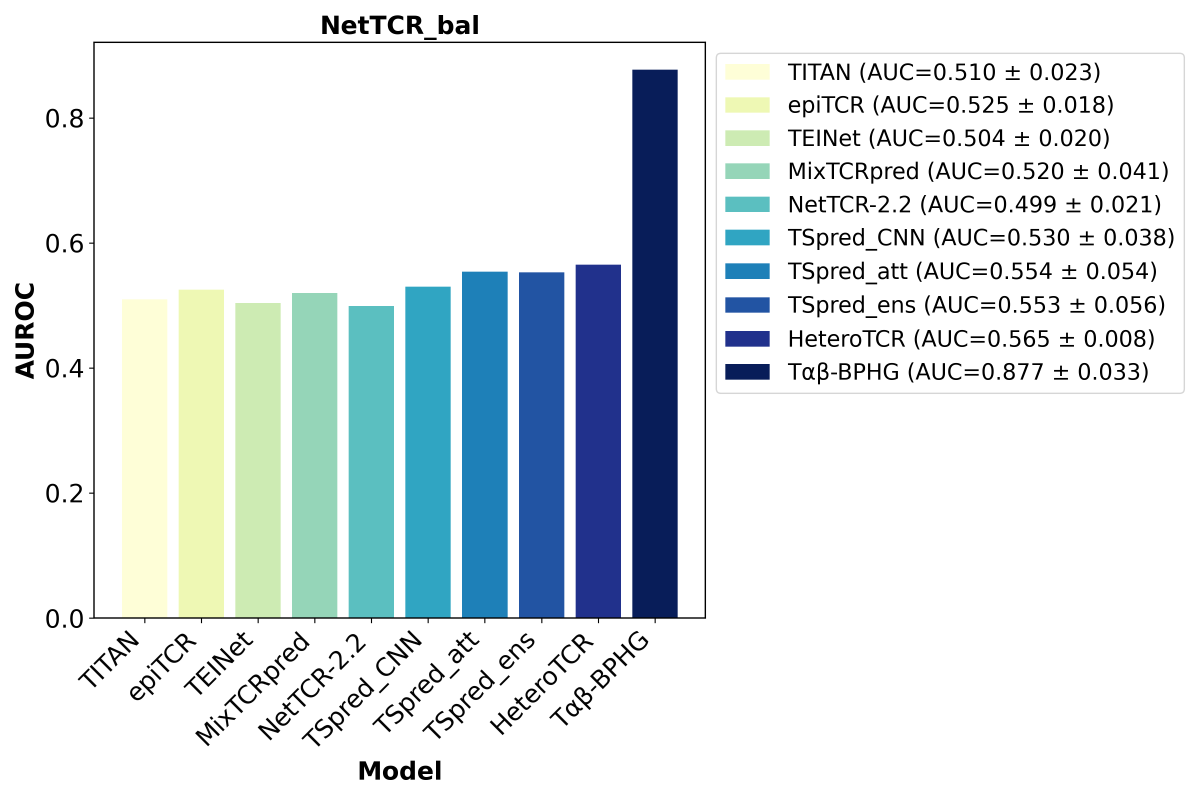
#> input picture picture_code/picture/compareNetbalAUROC.png, 3600 x 2400 px, found by its file name (shown at 1/3 size)
$ python combineBalencepep.py
#> lines starting #> are read from the running program, lines starting #| are printed output that depends on the picture
from PIL import Image
import matplotlib.pyplot as plt

# 定义图片路径
file_paths = [
    r'D:\xy\HeteroTCR-main\5folds_visual\picture\compareNetbalAUROC.png',
    r'D:\xy\HeteroTCR-main\5folds_visual\picture\compareNetbalAUPRC.png',
    r'D:\xy\HeteroTCR-main\5folds_visual\picture\youGrap_Netbalfold0_tSNE\RAKFKQLL.png',
    r'D:\xy\HeteroTCR-main\5folds_visual\picture\t-seneNoGNN_Netbalfold0\RAKFKQLL.png'
]

# 打开图片并获取尺寸
images = [Image.open(fp) for fp in file_paths]
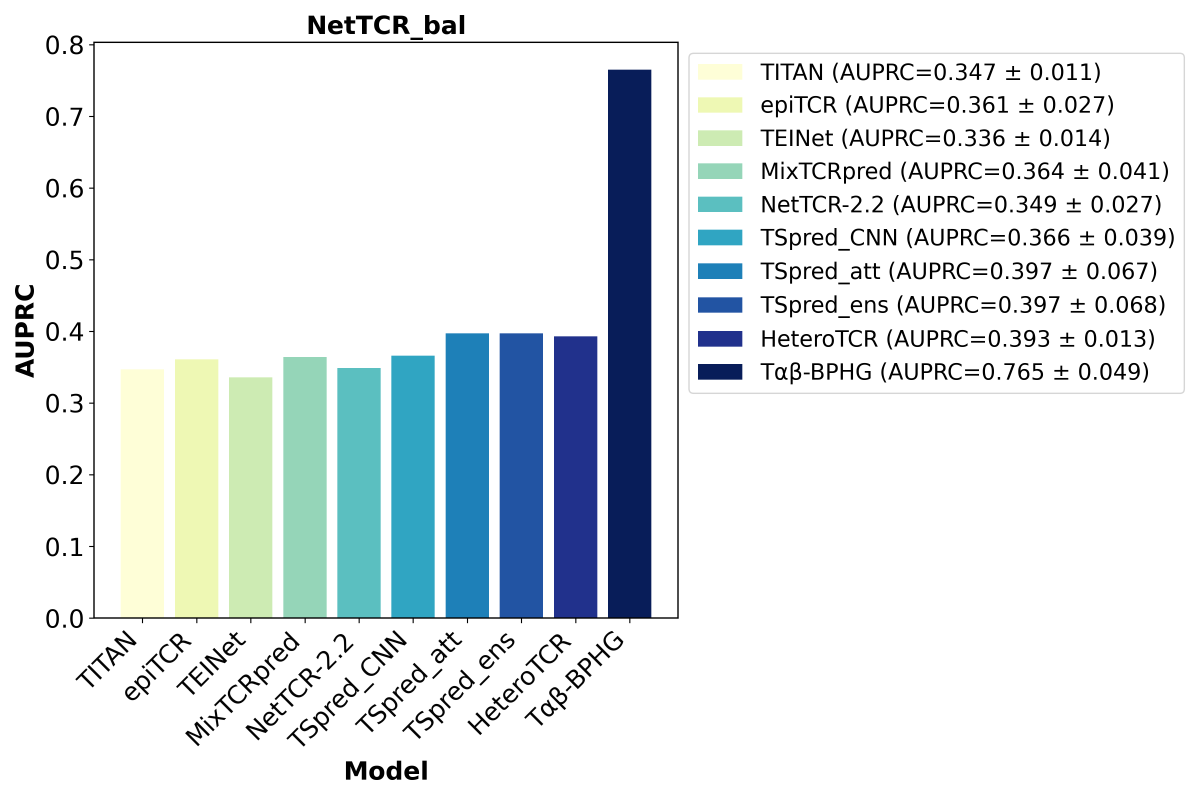
#> input picture picture_code/picture/compareNetbalAUPRC.png, 3600 x 2400 px, found by its file name (shown at 1/3 size)
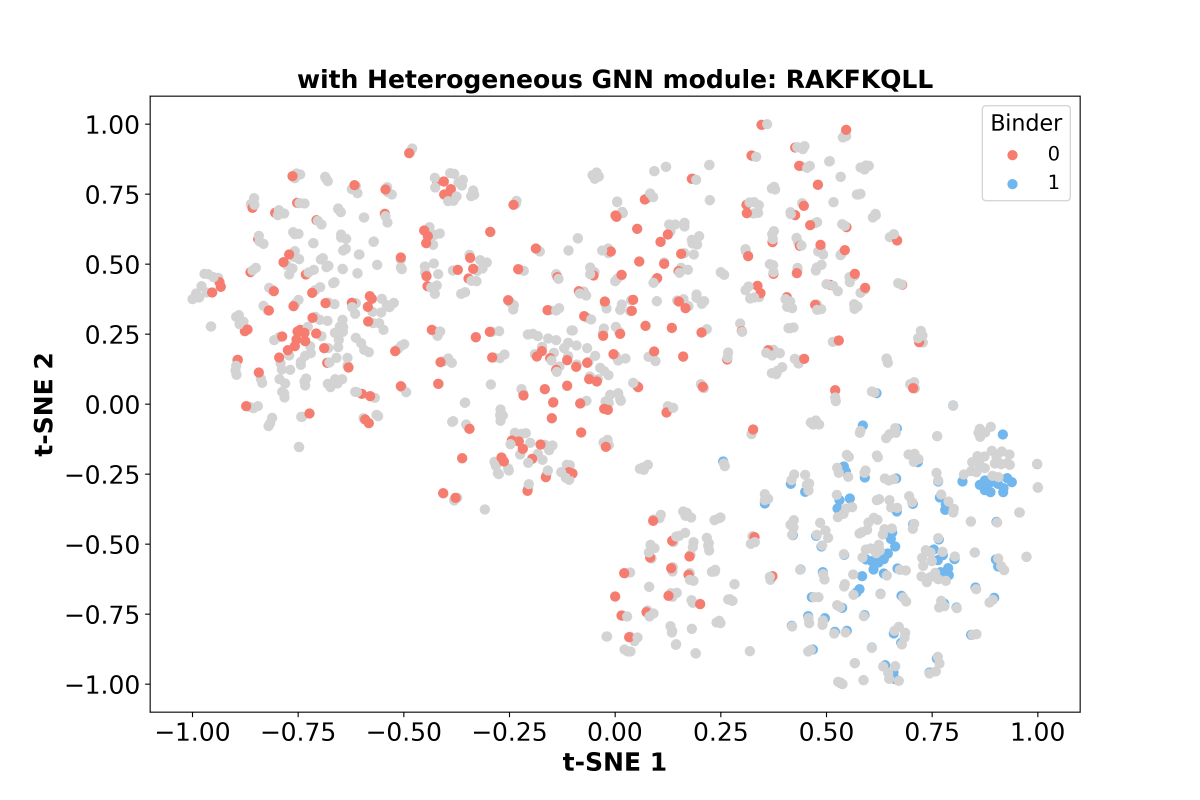
#> input picture picture_code/picture/youGrap_Netbalfold0_tSNE/RAKFKQLL.png, 3600 x 2400 px, found by its file name (shown at 1/3 size)
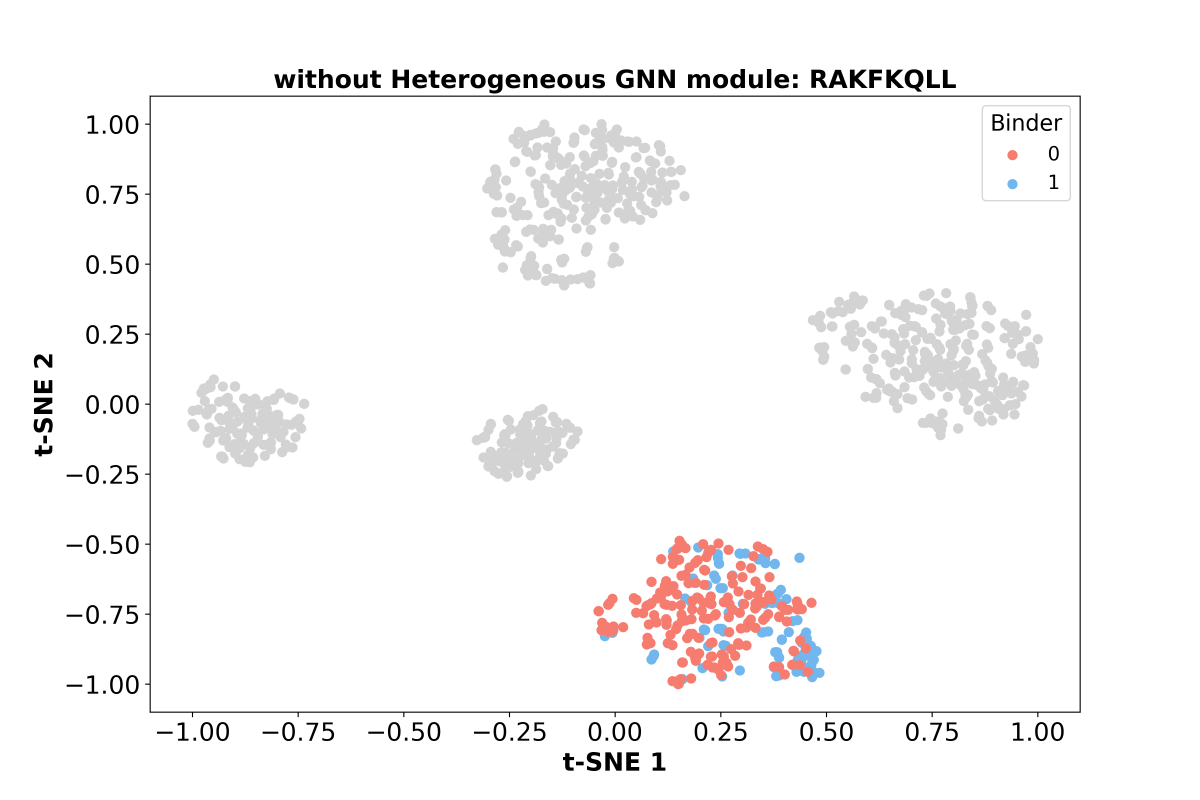
#> input picture picture_code/picture/t-seneNoGNN_Netbalfold0/RAKFKQLL.png, 3600 x 2400 px, found by its file name (shown at 1/3 size)
#> images = 4 items
widths, heights = zip(*(img.size for img in images))
#> widths = (3600, 3600, 3600, 3600); heights = (2400, 2400, 2400, 2400)

# 设定目标统一尺寸，选择最大宽度和高度
target_width = max(widths)
#> target_width = 3600
target_height = max(heights)
#> target_height = 2400

# 调整每张图片的大小为目标尺寸
resized_images = [img.resize((target_width, target_height)) for img in images]
#> resized_images = 4 items

# 计算合成图片的宽度和高度
# 水平拼接：宽度为两张图片的宽度之和；竖直拼接：高度为两行最大高度之和
combined_width = target_width * 2
#> combined_width = 7200
combined_height = target_height * 2
#> combined_height = 4800

# 创建新的空白图片
combined_image = Image.new('RGB', (combined_width, combined_height), (255, 255, 255))
#> combined_image: PIL image 7200x4800 RGB; every value is 255

# 粘贴第一行的两张图片
x_offset = 0
combined_image.paste(resized_images[0], (x_offset, 0))
x_offset += target_width
#> x_offset = 3600
combined_image.paste(resized_images[1], (x_offset, 0))

# 粘贴第二行的两张图片
x_offset = 0
y_offset = target_height  # 第二行的起始y坐标
#> y_offset = 2400
combined_image.paste(resized_images[2], (x_offset, y_offset))
x_offset += target_width
combined_image.paste(resized_images[3], (x_offset, y_offset))
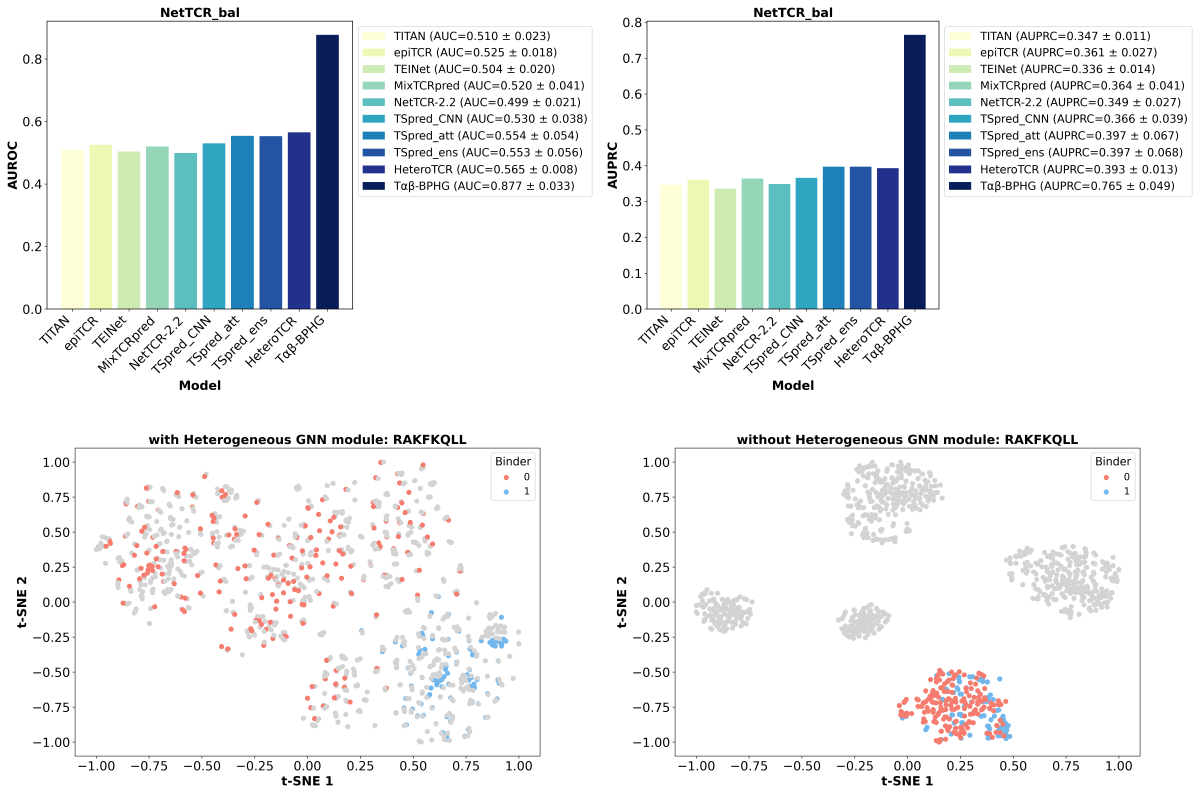
#> combined_image: PIL image 7200x4800 RGB (shown at 1/6 size); mean R, G, B 235.3, 238.4, 239.8

# 保存合并后的图片，并设置分辨率为 300 dpi
output_path = r'D:\xy\HeteroTCR-main\5folds_visual\picture\combineBalencepep.png'
combined_image.save(output_path, format='PNG', dpi=(300, 300))  # 指定 300 dpi
print(f'合并后的图片已保存至: {output_path}')

# 显示合成图片（可视化）
combined_image.show()  # 打开系统图片查看器显示图片

# 使用 matplotlib 进行可视化
plt.figure(figsize=(12, 8))  # 适当调整图的尺寸
plt.imshow(combined_image)
plt.axis('off')  # 隐藏坐标轴
plt.show()
